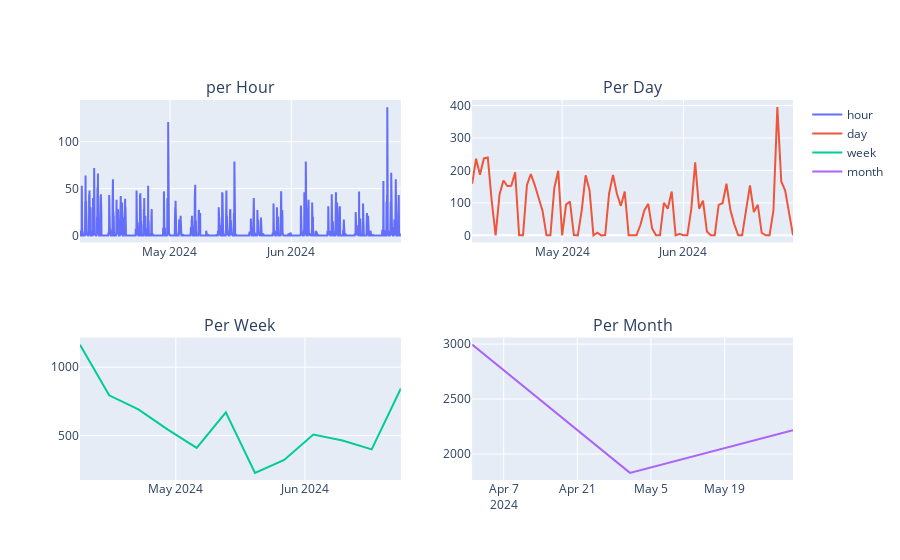

Notebook source saved alongside this figure:
### Markdown cell above
## 1.2 Time Series Patterns

### Also plot the respective ACF plots

### Code cell
fig = make_subplots(rows=2, cols=2,
                    subplot_titles=("per Hour", "Per Day", "Per Week", "Per Month"))


freq = "1h"
data_resampled = resample(data_filterd, "datetime", freq, "count")
fig.add_trace(
    go.Scatter(
        x=data_resampled["datetime"],
        y=data_resampled["event_type"],
        mode='lines',
        name="hour"
    ),
    row=1, col=1
)

freq = "1d"
data_resampled = resample(data_filterd, "datetime", freq, "count")
fig.add_trace(
    go.Scatter(
        x=data_resampled["datetime"],
        y=data_resampled["event_type"],
        mode='lines',
        name="day"
    ),
    row=1, col=2
)

freq = pd.tseries.offsets.Week(weekday=0)
data_resampled = resample(data_filterd, "datetime", freq, "count")
fig.add_trace(
    go.Scatter(
        x=data_resampled["datetime"],
        y=data_resampled["event_type"],
        mode='lines',
        name="week"
    ),
    row=2, col=1
)

freq = "MS"
data_resampled = resample(data_filterd, "datetime", freq, "count")
fig.add_trace(
    go.Scatter(
        x=data_resampled["datetime"],
        y=data_resampled["event_type"],
        mode='lines',
        name="month"
    ),
    row=2, col=2
)

fig.show()

del data_resampled

### Figure 1 — Plotly figure (JSON) as saved in the notebook; plotly's stock layout.template omitted (floating-point values rounded to 4 significant figures; data arrays with more than 128 entries replaced by an {"elided": "..."} marker saying what was removed)
{"data": [{"mode": "lines", "name": "hour", "type": "scatter", "x": {"elided": "1969 str values"}, "xaxis": "x", "y": {"elided": "1969 int values"}, "yaxis": "y"}, {"mode": "lines", "name": "day", "type": "scatter", "x": ["2024-04-08T00:00:00", "2024-04-09T00:00:00", "2024-04-10T00:00:00", "2024-04-11T00:00:00", "2024-04-12T00:00:00", "2024-04-13T00:00:00", "2024-04-14T00:00:00", "2024-04-15T00:00:00", "2024-04-16T00:00:00", "2024-04-17T00:00:00", "2024-04-18T00:00:00", "2024-04-19T00:00:00", "2024-04-20T00:00:00", "2024-04-21T00:00:00", "2024-04-22T00:00:00", "2024-04-23T00:00:00", "2024-04-24T00:00:00", "2024-04-25T00:00:00", "2024-04-26T00:00:00", "2024-04-27T00:00:00", "2024-04-28T00:00:00", "2024-04-29T00:00:00", "2024-04-30T00:00:00", "2024-05-01T00:00:00", "2024-05-02T00:00:00", "2024-05-03T00:00:00", "2024-05-04T00:00:00", "2024-05-05T00:00:00", "2024-05-06T00:00:00", "2024-05-07T00:00:00", "2024-05-08T00:00:00", "2024-05-09T00:00:00", "2024-05-10T00:00:00", "2024-05-11T00:00:00", "2024-05-12T00:00:00", "2024-05-13T00:00:00", "2024-05-14T00:00:00", "2024-05-15T00:00:00", "2024-05-16T00:00:00", "2024-05-17T00:00:00", "2024-05-18T00:00:00", "2024-05-19T00:00:00", "2024-05-20T00:00:00", "2024-05-21T00:00:00", "2024-05-22T00:00:00", "2024-05-23T00:00:00", "2024-05-24T00:00:00", "2024-05-25T00:00:00", "2024-05-26T00:00:00", "2024-05-27T00:00:00", "2024-05-28T00:00:00", "2024-05-29T00:00:00", "2024-05-30T00:00:00", "2024-05-31T00:00:00", "2024-06-01T00:00:00", "2024-06-02T00:00:00", "2024-06-03T00:00:00", "2024-06-04T00:00:00", "2024-06-05T00:00:00", "2024-06-06T00:00:00", "2024-06-07T00:00:00", "2024-06-08T00:00:00", "2024-06-09T00:00:00", "2024-06-10T00:00:00", "2024-06-11T00:00:00", "2024-06-12T00:00:00", "2024-06-13T00:00:00", "2024-06-14T00:00:00", "2024-06-15T00:00:00", "2024-06-16T00:00:00", "2024-06-17T00:00:00", "2024-06-18T00:00:00", "2024-06-19T00:00:00", "2024-06-20T00:00:00", "2024-06-21T00:00:00", "2024-06-22T00:00:00", "2024-06-23T00:00:00", "2024-06-24T00:00:00", "2024-06-25T00:00:00", "2024-06-26T00:00:00", "2024-06-27T00:00:00", "2024-06-28T00:00:00", "2024-06-29T00:00:00"], "xaxis": "x2", "y": [159, 236, 187, 237, 240, 106, 0, 126, 169, 152, 153, 194, 0, 0, 155, 189, 155, 117, 75, 0, 0, 146, 199, 0, 95, 104, 1, 0, 77, 185, 139, 0, 8, 0, 1, 129, 186, 128, 91, 135, 0, 0, 0, 32, 77, 97, 21, 0, 0, 100, 82, 135, 0, 5, 0, 0, 81, 225, 82, 107, 12, 0, 0, 94, 99, 159, 78, 34, 0, 0, 71, 154, 72, 94, 8, 0, 0, 76, 395, 166, 138, 70, 0], "yaxis": "y2"}, {"mode": "lines", "name": "week", "type": "scatter", "x": ["2024-04-08T00:00:00", "2024-04-15T00:00:00", "2024-04-22T00:00:00", "2024-04-29T00:00:00", "2024-05-06T00:00:00", "2024-05-13T00:00:00", "2024-05-20T00:00:00", "2024-05-27T00:00:00", "2024-06-03T00:00:00", "2024-06-10T00:00:00", "2024-06-17T00:00:00", "2024-06-24T00:00:00"], "xaxis": "x3", "y": [1165, 794, 691, 545, 410, 669, 227, 322, 507, 464, 399, 845], "yaxis": "y3"}, {"mode": "lines", "name": "month", "type": "scatter", "x": ["2024-04-01T00:00:00", "2024-05-01T00:00:00", "2024-06-01T00:00:00"], "xaxis": "x4", "y": [2995, 1828, 2215], "yaxis": "y4"}], "layout": {"annotations": [{"font": {"size": 16}, "showarrow": false, "text": "per Hour", "x": 0.225, "xanchor": "center", "xref": "paper", "y": 1, "yanchor": "bottom", "yref": "paper"}, {"font": {"size": 16}, "showarrow": false, "text": "Per Day", "x": 0.775, "xanchor": "center", "xref": "paper", "y": 1, "yanchor": "bottom", "yref": "paper"}, {"font": {"size": 16}, "showarrow": false, "text": "Per Week", "x": 0.225, "xanchor": "center", "xref": "paper", "y": 0.375, "yanchor": "bottom", "yref": "paper"}, {"font": {"size": 16}, "showarrow": false, "text": "Per Month", "x": 0.775, "xanchor": "center", "xref": "paper", "y": 0.375, "yanchor": "bottom", "yref": "paper"}], "xaxis": {"anchor": "y", "domain": [0, 0.45]}, "xaxis2": {"anchor": "y2", "domain": [0.55, 1]}, "xaxis3": {"anchor": "y3", "domain": [0, 0.45]}, "xaxis4": {"anchor": "y4", "domain": [0.55, 1]}, "yaxis": {"anchor": "x", "domain": [0.625, 1]}, "yaxis2": {"anchor": "x2", "domain": [0.625, 1]}, "yaxis3": {"anchor": "x3", "domain": [0, 0.375]}, "yaxis4": {"anchor": "x4", "domain": [0, 0.375]}}}
